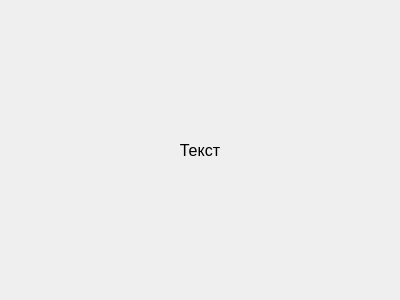
<?xml version="1.0" encoding="UTF-8"?>
<ui version="4.0">
 <class>TextEditorPage</class>
 <widget class="QWidget" name="TextEditorPage">
  <property name="geometry">
   <rect>
    <x>0</x>
    <y>0</y>
    <width>400</width>
    <height>300</height>
   </rect>
  </property>
  <property name="windowTitle">
   <string>Form</string>
  </property>
  <layout class="QVBoxLayout" name="verticalLayout">
   <property name="leftMargin">
    <number>0</number>
   </property>
   <property name="topMargin">
    <number>0</number>
   </property>
   <property name="rightMargin">
    <number>0</number>
   </property>
   <property name="bottomMargin">
    <number>0</number>
   </property>
   <item>
    <widget class="QLabel" name="titleLabel">
     <property name="font">
      <font>
       <pointsize>12</pointsize>
      </font>
     </property>
     <property name="text">
      <string>Текст</string>
     </property>
     <property name="alignment">
      <set>Qt::AlignCenter</set>
     </property>
    </widget>
   </item>
  </layout>
 </widget>
 <resources/>
 <connections/>
</ui>
